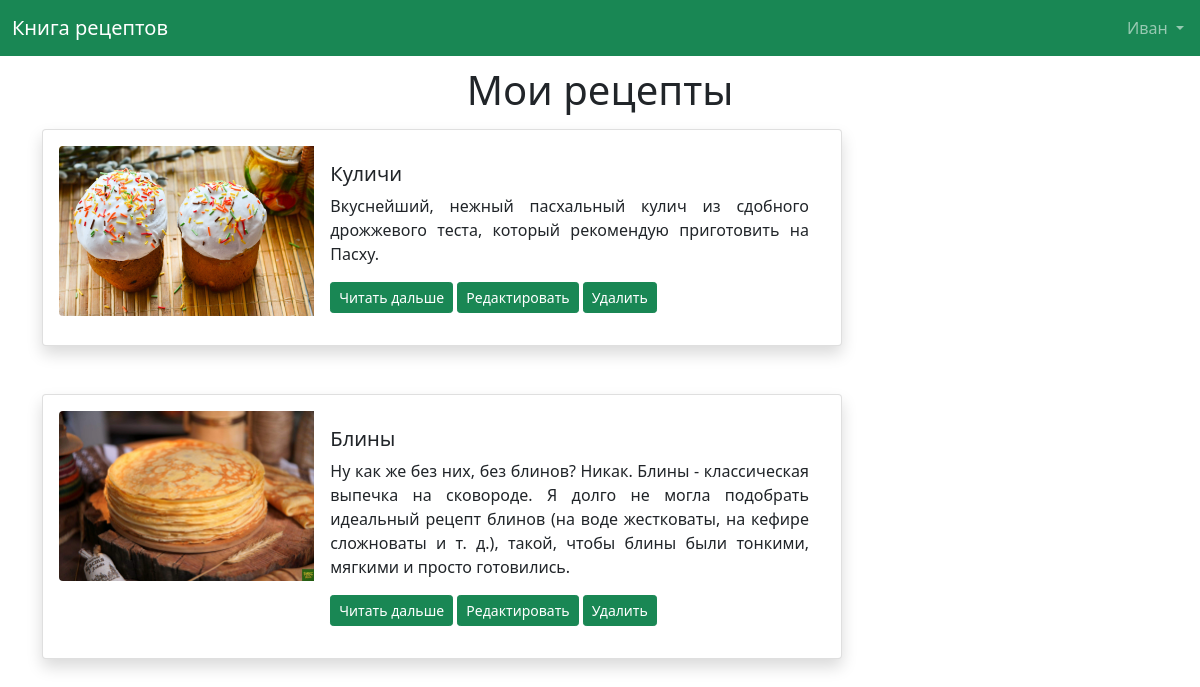
The app's page /user (signed in), older data.
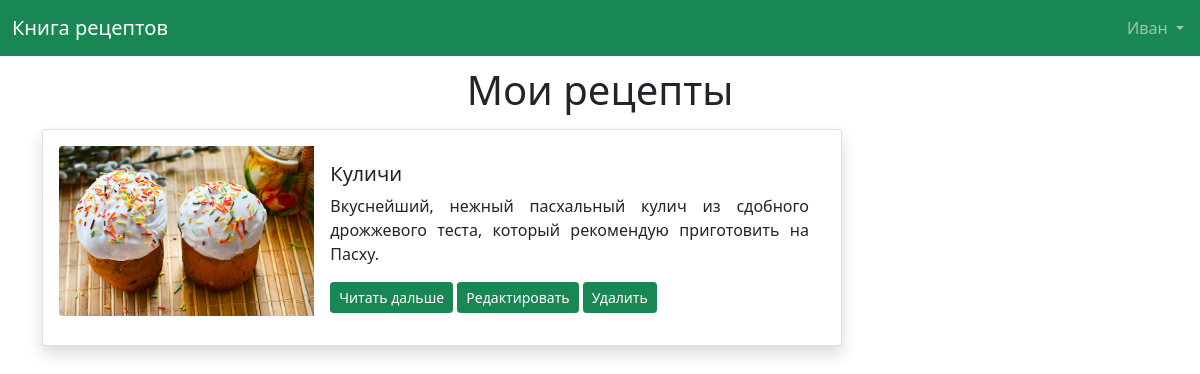
The same page, newer data.
### data/users.py (models this page shows, shortened)
class User(SqlAlchemyBase, UserMixin):
    __tablename__ = 'users'
    id = sqlalchemy.Column(sqlalchemy.Integer,
                           primary_key=True, autoincrement=True)
    user_role = sqlalchemy.Column(sqlalchemy.Integer,
                                  sqlalchemy.ForeignKey('users_roles.id'))
    role = orm.relationship('UserRole')
    recipes = orm.relationship('Recipes', back_populates='user')
    surname = sqlalchemy.Column(sqlalchemy.String)
    name = sqlalchemy.Column(sqlalchemy.String)
    email = sqlalchemy.Column(sqlalchemy.String, unique=True)
    hashed_password = sqlalchemy.Column(sqlalchemy.String)
    modified_date = sqlalchemy.Column(sqlalchemy.DateTime,
                                      default=datetime.datetime.now)

### data/recipes.py (models this page shows)
class Recipes(SqlAlchemyBase):
    __tablename__ = 'recipes'
    id = sqlalchemy.Column(sqlalchemy.Integer,
                           primary_key=True, autoincrement=True)
    title = sqlalchemy.Column(sqlalchemy.String)
    description = sqlalchemy.Column(sqlalchemy.String)
    picture_name = sqlalchemy.Column(sqlalchemy.String, nullable=False)
    ingredients = sqlalchemy.Column(sqlalchemy.String)
    recipe = sqlalchemy.Column(sqlalchemy.String)
    user_id = sqlalchemy.Column(sqlalchemy.Integer,
                                sqlalchemy.ForeignKey("users.id"))
    categories = orm.relationship("Category",
                                  secondary="recipe_to_category",
                                  backref="recipes")
    user = orm.relationship('User')
    created_date = sqlalchemy.Column(sqlalchemy.DateTime, default=datetime.datetime.now)

### main.py (the view)
@app.route('/user')
def user_recipes():
    return render_template('user_recipes.html', title='Мои рецепты')

### data/db_session.py (called while the page is built)
def create_session() -> Session:
    global __factory
    return __factory()

### main.py (called while the page is built)
@login_manager.user_loader
def load_user(user_id):
    db_sess = db_session.create_session()
    return db_sess.query(User).get(user_id)

### templates/user_recipes.html
{% extends "base.html" %}
{% block content %}
<h1 class="text-center" style="margin-top: 10px; margin-bottom: 15px;">Мои рецепты</h1>
{% for item in current_user.recipes %}
<div class="card shadow p-3 mb-5 bg-body rounded" style="max-width: 800px;">
  <div class="row g-0">
    <div class="col-md-4">
      <img src="static/img/{{ item.picture_name }}" class="img-fluid rounded-start">
    </div>
    <div class="col-md-8">
      <div class="card-body">
        <h5 class="card-title">{{ item.title }}</h5>
        <p class="card-text" align="justify">{{ item.description }}</p>
        <a class="btn btn-success btn-sm" href="/recipe/{{ item.id }}">Читать дальше</a>
        <a class="btn btn-success btn-sm" href="/edit_recipe/{{ item.id }}">Редактировать</a>
        <a class="btn btn-success btn-sm" href="/delete_recipe/{{ item.id }}">Удалить</a>
      </div>
    </div>
  </div>
</div>
{% endfor %}
{% endblock %}

### templates/base.html (shortened to what this page needs)
<!doctype html>
<html lang="en">
  <head>
    <link rel="stylesheet" href="/static/css/base.css">
    <link href="https://cdn.jsdelivr.net/npm/bootstrap@5.0.2/dist/css/bootstrap.min.css" rel="stylesheet">
  </head>
  <body>
  <header>
  <nav class="navbar navbar-expand-lg navbar-dark bg-success">
  <div class="container-fluid mr-auto">
    <a class="navbar-brand" href="/">Книга рецептов</a>
  </div>
    <div class="collapse navbar-collapse" id="navbarSupportedContent">
      <ul class="navbar-nav me-2">
        {% if current_user.is_authenticated %}
        <li class="nav-item dropdown">
          <a class="nav-link dropdown-toggle" href="#" id="navbarDropdown" role="button" data-bs-toggle="dropdown" aria-expanded="false">
            {{ current_user.name }}
          </a>
        {% endif %}
      </ul>
  </div>
</nav>
</header>
  <main role="main" class="container">
      {% block content %}{% endblock %}
  </main>
  </body>
</html>

Row changes from the older to the newer data that the page shows:
no longer on this page (row edited): Recipes: picture_name (picture), title "Блины", description "Ну как же без них, без блинов? Никак. Блины - классическая выпечка на сковороде. Я долго не могла подобрать идеальный рецепт блинов (на воде жестковаты, на кефире сложноваты и т. д.), такой, чтобы блины были тонкими, мягкими и просто готовились."
